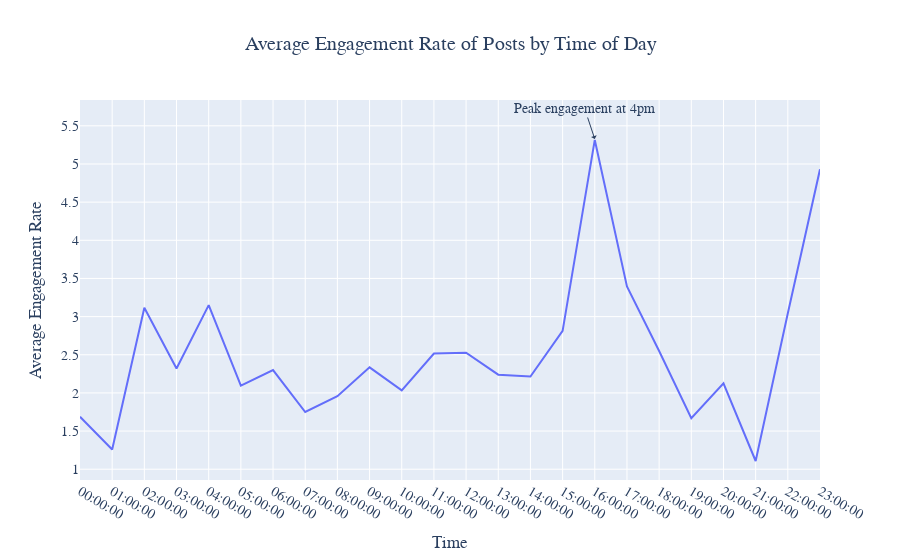
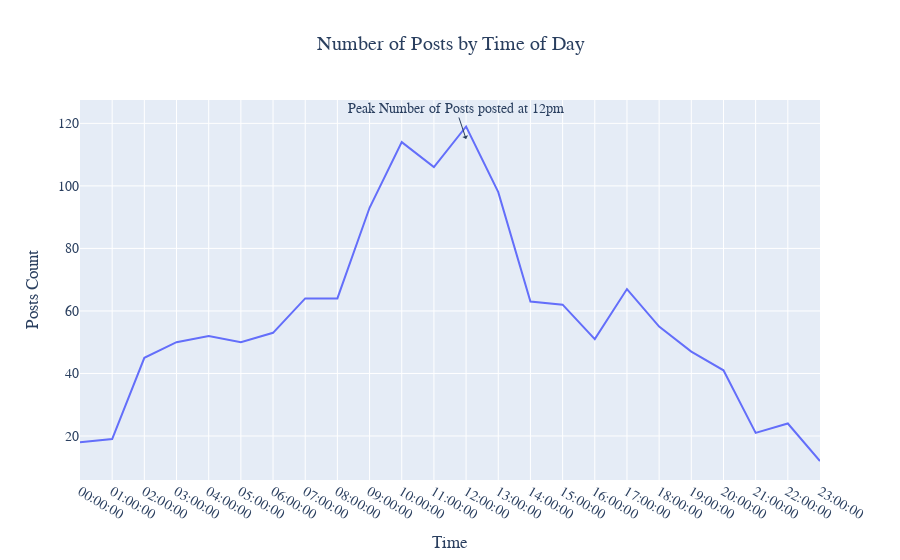

Notebook code for these charts, in order:
### Markdown cell above
**What makes a sponsored post have high engagement?**
* Finding patterns between Engagement Rate and Timestamp of Postdate
* Finding patterns between Posts' count and Time of day

### Code cell
sponsored_df = inf_df[inf_df.Sponsored == 'Yes'] # Create Sponsored subset

avg_er = sponsored_df['Engagement Rate'].groupby(sponsored_df.index.floor('H').strftime('%H:%M:%S')).mean()
fig = go.Figure()
lineplot = fig.add_trace(go.Scatter(x=avg_er.index,y=avg_er))

fig.add_annotation(x='16:00:00', y=5.327327,
            text="Peak engagement at 4pm",
            showarrow=True,
            arrowhead=1).update_layout(
    title="Average Engagement Rate of Posts by Time of Day",title_x=0.5,
    xaxis_title="Time",
    yaxis_title="Average Engagement Rate",
    font=dict(
        family="Courier New, monospace",
        size=14,
    )
)
number_posts = sponsored_df['User'].groupby(sponsored_df.index.floor('H').strftime('%H:%M:%S')).count()
fig = go.Figure()
lineplot = fig.add_trace(go.Scatter(x=number_posts.index,y=number_posts))

fig.add_annotation(x='12:00:00', y=115,
            text="Peak Number of Posts posted at 12pm",
            showarrow=True,
            arrowhead=1).update_layout(
    title="Number of Posts by Time of Day",title_x=0.5,
    xaxis_title="Time",
    yaxis_title="Posts Count",
    font=dict(
        family="Courier New, monospace",
        size=14,
    )
)

### Figure 1 — Plotly figure (JSON) as saved in the notebook; plotly's stock layout.template omitted (floating-point values rounded to 4 significant figures)
{"data": [{"type": "scatter", "x": ["00:00:00", "01:00:00", "02:00:00", "03:00:00", "04:00:00", "05:00:00", "06:00:00", "07:00:00", "08:00:00", "09:00:00", "10:00:00", "11:00:00", "12:00:00", "13:00:00", "14:00:00", "15:00:00", "16:00:00", "17:00:00", "18:00:00", "19:00:00", "20:00:00", "21:00:00", "22:00:00", "23:00:00"], "y": [1.687, 1.259, 3.117, 2.32, 3.151, 2.095, 2.299, 1.75, 1.957, 2.335, 2.033, 2.515, 2.526, 2.239, 2.215, 2.812, 5.315, 3.396, 2.55, 1.667, 2.125, 1.108, 3.043, 4.93]}], "layout": {"annotations": [{"arrowhead": 1, "showarrow": true, "text": "Peak engagement at 4pm", "x": "16:00:00", "y": 5.327}], "font": {"family": "Courier New, monospace", "size": 14}, "title": {"text": "Average Engagement Rate of Posts by Time of Day", "x": 0.5}, "xaxis": {"title": {"text": "Time"}, "type": "category", "range": [0, 23], "autorange": true}, "yaxis": {"title": {"text": "Average Engagement Rate"}, "type": "linear", "range": [0.8427, 6.143], "autorange": true}, "autosize": true}}

### Figure 2 — Plotly figure (JSON) as saved in the notebook; plotly's stock layout.template omitted (floating-point values rounded to 4 significant figures)
{"data": [{"type": "scatter", "x": ["00:00:00", "01:00:00", "02:00:00", "03:00:00", "04:00:00", "05:00:00", "06:00:00", "07:00:00", "08:00:00", "09:00:00", "10:00:00", "11:00:00", "12:00:00", "13:00:00", "14:00:00", "15:00:00", "16:00:00", "17:00:00", "18:00:00", "19:00:00", "20:00:00", "21:00:00", "22:00:00", "23:00:00"], "y": [18, 19, 45, 50, 52, 50, 53, 64, 64, 93, 114, 106, 119, 98, 63, 62, 51, 67, 55, 47, 41, 21, 24, 12]}], "layout": {"annotations": [{"arrowhead": 1, "showarrow": true, "text": "Peak Number of Posts posted at 12pm", "x": "12:00:00", "y": 115}], "font": {"family": "Courier New, monospace", "size": 14}, "title": {"text": "Number of Posts by Time of Day", "x": 0.5}, "xaxis": {"title": {"text": "Time"}, "type": "category", "range": [0, 23], "autorange": true}, "yaxis": {"title": {"text": "Posts Count"}, "type": "linear", "range": [5.531, 134.9], "autorange": true}, "autosize": true}}
